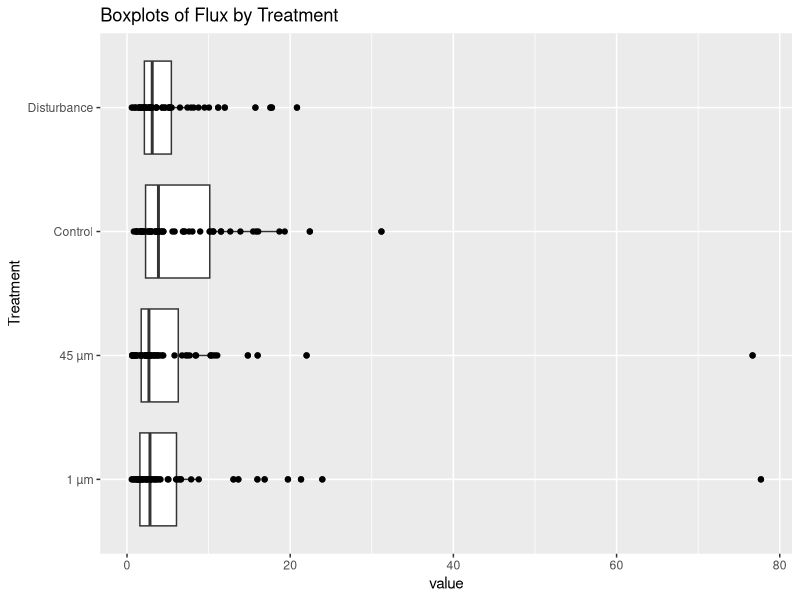
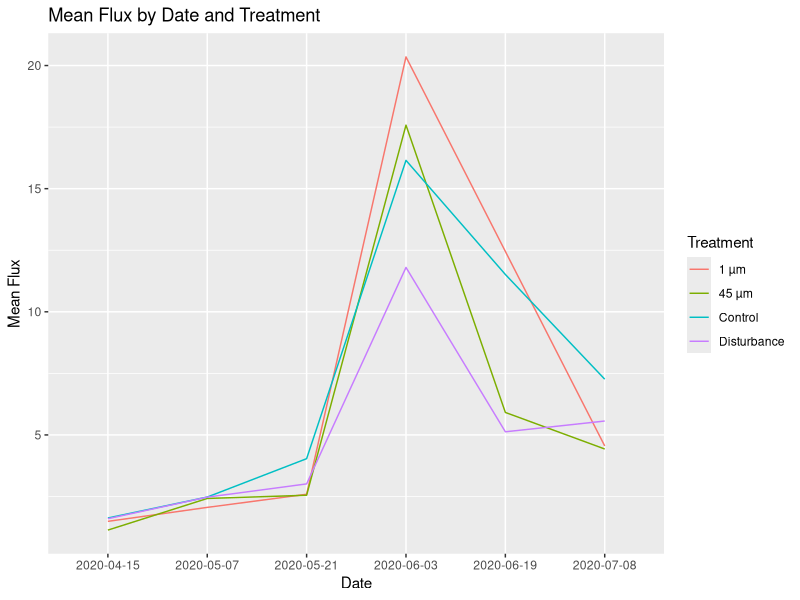

The R script that drew these images, in order:
## ---- chunk 1
#necessary libraries and data
library(dplyr)
library(tidyr)
library(ggplot2)
fluxes = readr::read_csv("fluxes.csv")
collar_map = readr::read_csv("collar_map.csv")

## ---- chunk 2
#cean up both datasets
fluxesTidy = 
  (fluxes %>% 
    gather(date, value, 2:7))
collarMapTidy = 
  collar_map %>% select(-LI8100A_Port, -Group, -Plot)
#merge the datasets pre filter data to find total observations
collarInfoPreFilter =
  collarMapTidy %>% left_join(fluxesTidy, "Collar")
#general collarInfo
collarInfo = collarInfoPreFilter %>%
  filter(!is.na(value))


## ---- chunk 3
#set up for date info (final and first)
sortedByDate = collarInfo$date %>% sort(decreasing = FALSE) #sort collar info sorted by date 
## ---- chunk 4
infoByTreatment = collarInfo %>% group_by(Treatment) %>% summarize(mean(value), sd(value), n()) 
print(infoByTreatment)
## ---- chunk 5
#boxplot graph
boxplotGraph = collarInfo %>% ggplot(aes(value, Treatment)) + geom_boxplot() + geom_jitter(height = 0)

#setup for means and stdev by treatment and date
meansByBoth = collarInfo %>% group_by(date, Treatment) %>% summarize(means = mean(value))
StDevByBoth = collarInfo %>% group_by(date, Treatment) %>% summarize(stDevds = sd(value))

#setup for graphs
boxplotGraph = collarInfo %>% ggplot(aes(value, Treatment)) + geom_boxplot() + geom_jitter(height = 0) + ggtitle("Boxplots of Flux by Treatment")

lineMeanBothGraph = meansByBoth %>% ggplot(aes(date, means, group = Treatment, color = Treatment)) + geom_line() + ggtitle("Mean Flux by Date and Treatment") + xlab("Date") + ylab("Mean Flux")
## ---- chunk 6
sessionInfo()
